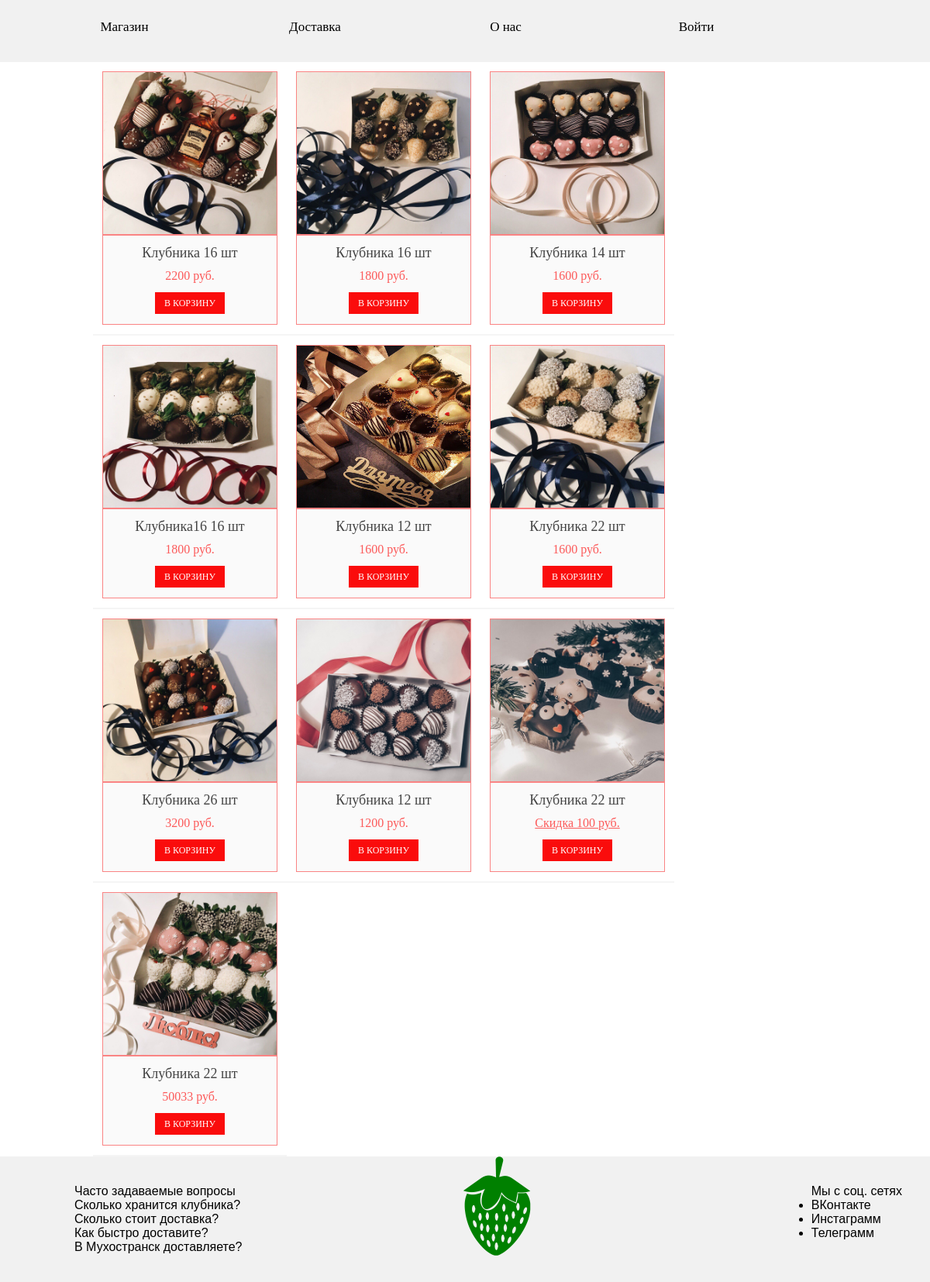
The page / on the database its author committed.
### shop/models.py (models this page shows, shortened)
class Product(models.Model):
    name = models.CharField(verbose_name='Название', max_length=10, default='Клубника')
    text = models.TextField(verbose_name='Описание', max_length=2000, default='Текст')
    number = models.SmallIntegerField('Кол-во в коробке', default='1')
    image_1 = models.ImageField(verbose_name='Изображение 1', default=None)
    image_2 = models.ImageField(verbose_name='Изображение 2', default=None)
    price = models.SmallIntegerField(verbose_name='Цена', default='0')
    discount = models.SmallIntegerField(verbose_name='Скидка', default='0')
    slug = models.SlugField(verbose_name='Страница', unique=True, db_index=True)
    category = models.ForeignKey('Category', on_delete=models.CASCADE, null=True)

### shop/views.py (the view)
# urls.py: path('', HomePage.as_view(), name='home'),
class HomePage(ListView):
    queryset = Product.objects.values('id', 'image_1', 'name', 'price', 'discount', 'number')
    template_name = 'index.html'
    context_object_name = 'product_slug'

### shop/templates/index.html (shortened to what this page needs)
<!DOCTYPE html>
<html lang="en">
<head>
    <link rel="stylesheet" href="/static/css/style.css" />
</head>
<body>
<header>
<div class="top_menu">
    <ul>
        <li><a href="/">Магазин</a></li>
        <li><a href="/delivery">Доставка</a></li>
        <li><a href="/about-us">О нас</a></li>
        {% if user.is_authenticated %}
        <li><a href="{% url 'logout' %}">Выход</a></li>
            {% else %}
            <li><a href="{% url 'login' %}">Войти</a></li>
        {% endif %}
    </ul>
</div>
</header>
<main class="main1">
{% block content %}
<div class="products">
    {% for product in product_slug %}
        <div class="product-item">
              <img src="media/{{ product.image_1 }}">
              <div class="product-list">
                      {% if product.number != 0 %}
                        <h3>{{ product.name }} {{product.number}} шт</h3>
                        {% else %}
                            <h3>{{ product.name }}</h3>
                  {% endif %}
                  {% if product.discount == 0 %}
                  <span class="price">{{ product.price }} руб.</span>
                    {% else %}
                        <span class="price" style="text-decoration: underline;">
                            Скидка {{ product.price }} руб.
                        </span>
              {% endif %}
              <a href="{{ product.id }}" class="button">В корзину</a>
          </div>
        </div>
    {% endfor %}
</div>
{% endblock %}
</main>
</body>
<footer>
    <div class="FAQ">
        Часто задаваемые вопросы
        <br>
        Сколько хранится клубника?<br>
        Сколько стоит доставка?<br>
        Как быстро доставите?<br>
        В Мухостранск доставляете?<br>
    </div>
    <div class="created">
        <img class="img" src="media/logo.png">
    </div>
    <div class="links">
        <ul>
            Мы с соц. сетях
            <li>ВКонтакте</li>
            <li>Инстаграмм</li>
            <li>Телеграмм</li>
        </ul>
    </div>
</footer>
</html>

### shop/static/css/style.css (style rules this page uses)
* { margin: 0; padding: 0; -webkit-box-sizing: border-box; -moz-box-sizing: border-box; -o-box-sizing: border-box; box-sizing: border-box; }
body { font-family: 'PT Sans', 'Arial', sans-serif; font-size: 16px; color: #000; height: 100%; display: flex; flex-direction: column; height: 100%; }
.top_menu { display: block; width: 885px; height: 80px; background: #f1f1f1; float: left; width: 100%; height: 80px; margin: 0 auto; border:none; }
.top_menu ul li { font-family: Bradley Hand, cursive; margin-left: 75px; list-style: none; float: left; text-align: center; }
.top_menu ul li a { position: relative; display: block; width: 171px; text-decoration: none; font-size: 17px; color: #000000; height: 55px; padding-top: 25px; cursor: pointer; }
.products { display: block; position: center; margin: 10%; margin-top: 0%; background: #aeaeae; }
.product-item { float: left; width: 250px; text-align: center; padding: 13px; border-bottom: 2px solid #F5F5F5; background: white; font-family: "Open Sans"; transition: .3s ease-in; }
.product-item img { display: block; width: 100%; height: 210px; outline: 1px solid #fa8484; }
.product-list { background: #fafafa; padding: 13px 0; outline: 1px solid #fa8484; font-family: Bradley Hand, cursive; }
.product-list h3 { font-size: 18px; font-weight: 400; color: #444444; margin: 0 0 10px 0; }
.price { font-size: 16px; color: #fc5a5a; display: block; margin-bottom: 12px; }
.button { text-decoration: none; display: inline-block; padding: 0 12px; background: #fa0c0c; color: white; text-transform: uppercase; font-size: 12px; line-height: 28px; transition: .3s ease-in; }
footer { background: #f1f1f1; display: flex; }
.FAQ { margin-left: 5%; padding: 3%; }
.links { float: right; padding: 3%; }
.created { margin: 0 auto; background: #000; border:none; background-color: #f1f1f1; }
.created img { margin-left: 30%; width: 25%; background: #f1f1f1; }

### rows shown on the page
Product: image_1 (picture), name "Клубника", number "16", price "2200"
Product: image_1 (picture), name "Клубника", number "16", price "1800"
Product: image_1 (picture), name "Клубника", number "14", price "1600"
Product: image_1 (picture), name "Клубника16", number "16", price "1800"
Product: image_1 (picture), name "Клубника", number "12", price "1600"
Product: image_1 (picture), name "Клубника", number "22", price "1600"
Product: image_1 (picture), name "Клубника", number "26", price "3200"
Product: image_1 (picture), name "Клубника", number "12", price "1200"
Product: image_1 (picture), name "Клубника", number "22", price "100"
Product: image_1 (picture), name "Клубника", number "22", price "50033"
